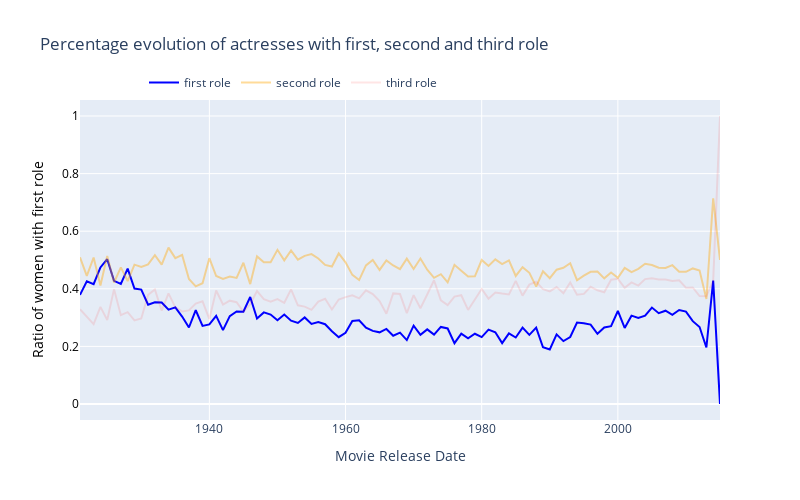

Notebook code cell kept with this figure:
### Code cell
fig = go.Figure()

fig.update_layout(
    autosize=False,
    width=800,
    height=500,
)
colors = ["blue", "orange", "red"]
op =[1, 0.4, 0.1]

for el in role:
    num_m = df_imdb[df_imdb["Movie_release_date_x"] >1920].groupby("Movie_release_date_x")[f"Binary_{el}"].sum()
    num_w = df_imdb[df_imdb["Movie_release_date_x"] >1920].groupby("Movie_release_date_x")[f"Binary_{el}"].count() - num_m

    fig.add_trace(
        go.Scatter(
            x=num_m.index,
            y=num_w/(num_m+num_w),
            name=f"{el} role",
            mode="lines",
            line=dict(color=colors.pop(0)),
            opacity=op.pop(0)
        )
    )


fig.update_layout(
    title="Percentage evolution of actresses with first, second and third role",
    xaxis=dict(title="Movie Release Date"),
    yaxis=dict(title="Ratio of women with first role", titlefont=dict(color="black"), tickfont=dict(color="black")),
    legend=dict(x=0.1, y=1.1, orientation="h"),
)
fig.show("svg")

#fig.write_html(data_folder + "percentage_evolution_of_actresses.html")
